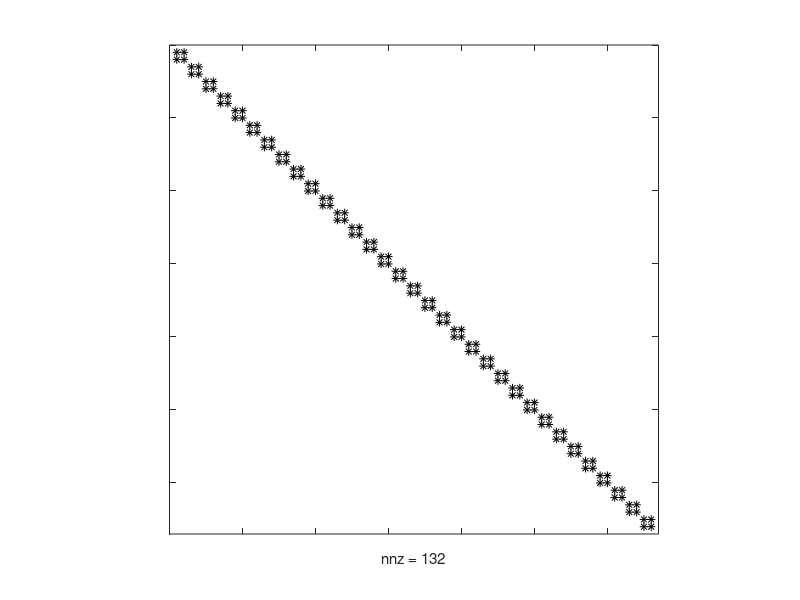

Write the MATLAB code that produced this figure.
% clear; clc;
% this script generate the assembled reduced basis matrix (the giant one,
% size = 3nrnt * 3nrnt). 
nd = 2;
nt = 11;
nr = 2;
%% generate reduced basis.
phi = rand(nd, nr);

psi = cell(3, 3);

for i = 1:3
    for j = 1:3
        if i == j
            psi(i, j) = {phi};
        else
            psi(i, j) = {zeros(nd, nr)};
        end
    end
end

psi = cell2mat(psi);

Psi = cell(nt, nt);

for i = 1:nt
    for j = 1:nt
        if i == j
            Psi(i, j) = {psi};
        else
            Psi(i, j) = {zeros(3 * nd, 3 * nr)};
        end
    end
end

Psi = cell2mat(Psi);

figure(1);
spy(Psi);
set(get(gca,'children'),'color','k')
set(gca,'xticklabel',{[]})
set(gca,'yticklabel',{[]})
delete(findall(findall(gcf,'Type','axe'),'Type','text'))
axis square
